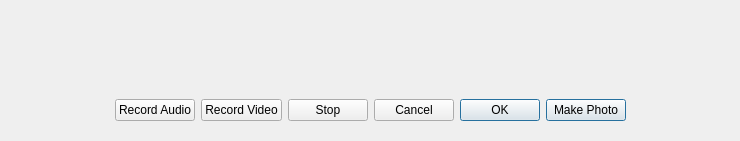
<?xml version="1.0" encoding="UTF-8"?>
<ui version="4.0">
 <class>Recorder</class>
 <widget class="QWidget" name="Recorder">
  <property name="windowModality">
   <enum>Qt::ApplicationModal</enum>
  </property>
  <property name="geometry">
   <rect>
    <x>0</x>
    <y>0</y>
    <width>740</width>
    <height>141</height>
   </rect>
  </property>
  <property name="windowTitle">
   <string>Recorder View</string>
  </property>
  <layout class="QGridLayout" name="gridLayout">
   <item row="0" column="0">
    <layout class="QVBoxLayout" name="verticalLayout">
     <item>
      <widget class="QWidget" name="cameraFinderWidget" native="true">
       <property name="sizePolicy">
        <sizepolicy hsizetype="Expanding" vsizetype="Expanding">
         <horstretch>0</horstretch>
         <verstretch>0</verstretch>
        </sizepolicy>
       </property>
      </widget>
     </item>
     <item>
      <widget class="QWidget" name="widget_2" native="true">
       <property name="sizePolicy">
        <sizepolicy hsizetype="Expanding" vsizetype="Minimum">
         <horstretch>0</horstretch>
         <verstretch>0</verstretch>
        </sizepolicy>
       </property>
       <layout class="QHBoxLayout" name="horizontalLayout">
        <item>
         <spacer name="horizontalSpacer">
          <property name="orientation">
           <enum>Qt::Horizontal</enum>
          </property>
          <property name="sizeHint" stdset="0">
           <size>
            <width>40</width>
            <height>20</height>
           </size>
          </property>
         </spacer>
        </item>
        <item>
         <widget class="QPushButton" name="recordAudioPushButton">
          <property name="text">
           <string>Record Audio</string>
          </property>
          <property name="icon">
           <iconset resource="../oxygen-icons-png-master/oxygen.qrc">
            <normaloff>:/themes/oxygen/128x128/devices/audio-input-microphone.png</normaloff>:/themes/oxygen/128x128/devices/audio-input-microphone.png</iconset>
          </property>
          <property name="iconSize">
           <size>
            <width>32</width>
            <height>32</height>
           </size>
          </property>
         </widget>
        </item>
        <item>
         <widget class="QPushButton" name="recordVideoPushButton">
          <property name="text">
           <string>Record Video</string>
          </property>
          <property name="icon">
           <iconset>
            <normalon>:/themes/oxygen/128x128/devices/camera-web.png</normalon>
           </iconset>
          </property>
          <property name="iconSize">
           <size>
            <width>32</width>
            <height>32</height>
           </size>
          </property>
         </widget>
        </item>
        <item>
         <widget class="QPushButton" name="stopPushButton">
          <property name="text">
           <string>Stop</string>
          </property>
          <property name="icon">
           <iconset resource="../oxygen-icons-png-master/oxygen.qrc">
            <normaloff>:/themes/oxygen/32x32/actions/media-playback-pause.png</normaloff>:/themes/oxygen/32x32/actions/media-playback-pause.png</iconset>
          </property>
          <property name="iconSize">
           <size>
            <width>32</width>
            <height>32</height>
           </size>
          </property>
         </widget>
        </item>
        <item>
         <widget class="QPushButton" name="cancelPushButton">
          <property name="text">
           <string>Cancel</string>
          </property>
          <property name="icon">
           <iconset resource="../oxygen-icons-png-master/oxygen.qrc">
            <normaloff>:/themes/oxygen/32x32/actions/dialog-cancel.png</normaloff>:/themes/oxygen/32x32/actions/dialog-cancel.png</iconset>
          </property>
          <property name="iconSize">
           <size>
            <width>32</width>
            <height>32</height>
           </size>
          </property>
         </widget>
        </item>
        <item>
         <widget class="QPushButton" name="okPushButton">
          <property name="text">
           <string>OK</string>
          </property>
          <property name="icon">
           <iconset resource="../oxygen-icons-png-master/oxygen.qrc">
            <normaloff>:/themes/oxygen/32x32/actions/dialog-ok.png</normaloff>:/themes/oxygen/32x32/actions/dialog-ok.png</iconset>
          </property>
          <property name="iconSize">
           <size>
            <width>32</width>
            <height>32</height>
           </size>
          </property>
          <property name="autoDefault">
           <bool>true</bool>
          </property>
          <property name="default">
           <bool>true</bool>
          </property>
          <property name="flat">
           <bool>false</bool>
          </property>
         </widget>
        </item>
        <item>
         <widget class="QPushButton" name="photoPushButton">
          <property name="text">
           <string>Make Photo</string>
          </property>
          <property name="icon">
           <iconset>
            <normalon>:/themes/oxygen/128x128/devices/camera-photo.png</normalon>
           </iconset>
          </property>
          <property name="iconSize">
           <size>
            <width>32</width>
            <height>32</height>
           </size>
          </property>
          <property name="autoDefault">
           <bool>true</bool>
          </property>
          <property name="default">
           <bool>true</bool>
          </property>
         </widget>
        </item>
        <item>
         <spacer name="horizontalSpacer_2">
          <property name="orientation">
           <enum>Qt::Horizontal</enum>
          </property>
          <property name="sizeHint" stdset="0">
           <size>
            <width>40</width>
            <height>20</height>
           </size>
          </property>
         </spacer>
        </item>
       </layout>
      </widget>
     </item>
    </layout>
   </item>
  </layout>
 </widget>
 <tabstops>
  <tabstop>photoPushButton</tabstop>
  <tabstop>okPushButton</tabstop>
  <tabstop>cancelPushButton</tabstop>
  <tabstop>stopPushButton</tabstop>
  <tabstop>recordVideoPushButton</tabstop>
  <tabstop>recordAudioPushButton</tabstop>
 </tabstops>
 <resources>
  <include location="../oxygen-icons-png-master/oxygen.qrc"/>
 </resources>
 <connections/>
</ui>
